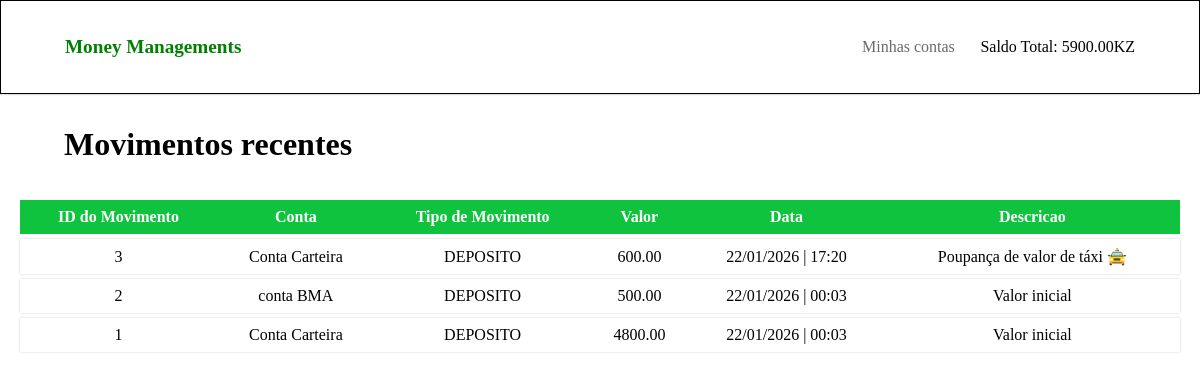
Before: / with the older database file.
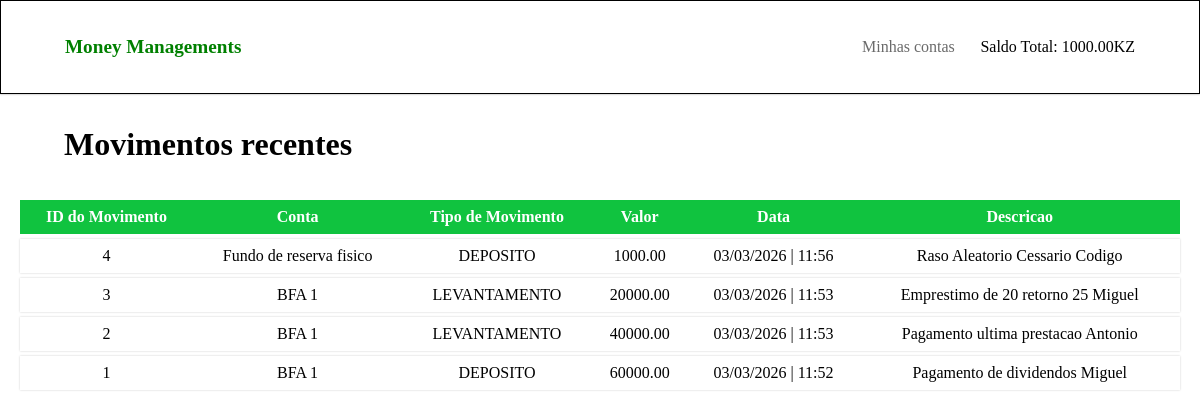
After: the same page with the newer database file.
### money_managements/models.py (models this page shows, shortened)
class Movimento(models.Model):
    TIPO_MOVIMENTO = (
        ('Deposito', 'DEPOSITO'),
        ('Levantamento', 'LEVANTAMENTO')
    )
    conta = models.ForeignKey(Conta, on_delete=models.CASCADE, related_name='movimentos')
    tipo = models.CharField(max_length=12, choices=TIPO_MOVIMENTO, default='DEPOSITO')
    valor = models.DecimalField(max_digits=10, decimal_places=2)
    data = models.DateTimeField(auto_now_add=True)
    descricao = models.CharField(max_length=50, null=True)

class Conta(models.Model):
    conta = models.CharField(max_length=100, null=True)
    descricao = models.CharField(max_length=500)
    saldo = models.DecimalField(max_digits=10, decimal_places=2)
    def __str__(self):
        return self.conta

### money_managements/views.py (the view)
# urls.py: path('', views.index, name='home'),
def index(request):
    movimentos = Movimento.objects.all().order_by('-data')
    dados = {'movimentos' : movimentos[:10]}
    return render(request, 'm_mg/index.html', dados)

### money_managements/context_processors.py (called while the page is built)
def dados_globais(request):
    saldo_geral = Saldo_geral()
    contas = Conta.objects.all()
    saldo = 0
    for conta in contas:
        saldo += conta.saldo
    saldo_geral.saldo_geral = saldo
    dados = { 'saldo_geral' : str(saldo_geral) +'KZ' }
    return dados

### money_managements/models.py (called while the page is built)
    def __str__(self):
        return str(self.saldo_geral)

### money_managements/templates/m_mg/index.html
{% extends 'm_mg/base.html' %}
{% block conteudo %}
    <main class="index">
        <h1>Movimentos recentes</h1>
        <section class="section-listagem">
            <div class="tabela-container">
                <div class="container-2">
                    <table>
                        <thead>
                            <tr>
                                <th>ID do Movimento</th>
                                <th>Conta</th>
                                <th>Tipo de Movimento</th>
                                <th>Valor</th>
                                <th>Data</th>
                                <th>Descricao</th>
                            </tr>
                        </thead>
                        <tbody>
                            {% for movimento in movimentos %}
                                <tr>
                                    <td>{{ movimento.id }}</td>
                                    <td>{{ movimento.conta }}</td>
                                    <td>{{ movimento.tipo }}</td>
                                    <td>{{ movimento.valor }}</td>
                                    <td>{{ movimento.data|date:'d/m/Y | H:i'}}</td>
                                    <td>{{ movimento.descricao }}</td>
                                </tr>
                            {% empty %}
                               <th>
                                    <td>Sem movimentos </td>
                               </th>
                            {% endfor %}
                        </tbody>
                    </table>
                </div>
            </div>
        </section>
    </main>
{% endblock %}

### money_managements/templates/m_mg/base.html (shortened to what this page needs)
{% load static %}
<!DOCTYPE html>
<html lang="en">
<head>
    <link rel="stylesheet" href="{% static 'css/index.css' %}">
    <link rel="stylesheet" href="{% static 'css/meus_orcamentos.css' %}">
    <link rel="stylesheet" href="{% static 'css/minha_conta.css' %}">
    <link rel="stylesheet" href="{% static 'css/orcamento.css' %}">
</head>
<body>
    <header>
        <div class="logo">
            <a href="{% url 'home' %}">Money Managements</a>
        </div>
        <nav>
            <a href="{% url 'contas' %}" id="cta1">Minhas contas</a>
            <span>Saldo Total: {{ saldo_geral }}</span>
        </nav>
    </header>
    {% block conteudo %}{% endblock %}
</body>
</html>

### money_managements/static/css/index.css (style rules this page uses)
* { padding: 0; margin: 0; box-sizing: border-box; font-family: Andre; }
html, body { max-width: 1450px; }
header { display: flex; align-items: center; justify-content: space-between; padding: 2rem 4rem; border: 1px solid black; box-shadow: 0px 0px 2px rgb(152, 152, 152); }
header .logo a { color: green; text-decoration: none; font: bolder 1.2em Andre; }
header nav { display: flex; gap: 1.1rem; align-items: center; }
header nav a { text-decoration: none; color: #6a6a6a; padding: 5px 8px; border-radius: 4px; }
.index h1 { padding: 2rem 4rem; }
.section-listagem { display: grid; place-items: center; width: 100%; }
.tabela-container { display: grid; width: 100%; max-width: 80rem; }
.container-2 { overflow-y: auto; display: grid; padding: 0 20px; }
table { border-collapse: separate; border-spacing: 0 5px; width: 100%; margin-bottom: 40px; }
td { color: rgb(0, 0, 0); }
th, td { padding: 8px; text-align: center; }
tbody tr { border-collapse: separate; box-shadow: 0px 0px 2px rgb(205, 205, 205); transition: all ease-in-out 0.3s; }
thead th { position: sticky; top: 0; background-color: #10c33f; z-index: 1; color: rgb(255, 255, 255); }

Changed rows visible on the page:
added Movimento: id "4", conta "Fundo de reserva fisico", tipo "DEPOSITO", valor "1000.00", data|H "03/03/2026 | 11:56", descricao "Raso Aleatorio Cessario Codigo"
changed Movimento id 3: conta "Conta Carteira" → "BFA 1"; tipo "DEPOSITO" → "LEVANTAMENTO"; valor "600.00" → "20000.00"; data|H "22/01/2026 | 17:20" → "03/03/2026 | 11:53"; descricao "Poupança de valor de táxi 🚖" → "Emprestimo de 20 retorno 25 Miguel"
changed Movimento id 2: conta "conta BMA" → "BFA 1"; tipo "DEPOSITO" → "LEVANTAMENTO"; valor "500.00" → "40000.00"; data|H "22/01/2026 | 00:03" → "03/03/2026 | 11:53"; descricao "Valor inicial" → "Pagamento ultima prestacao Antonio"
changed Movimento id 1: conta "Conta Carteira" → "BFA 1"; valor "4800.00" → "60000.00"; data|H "22/01/2026 | 00:03" → "03/03/2026 | 11:52"; descricao "Valor inicial" → "Pagamento de dividendos Miguel"
Other visible differences:
{{ saldo_geral }}: "5900.00KZ" → "1000.00KZ"
